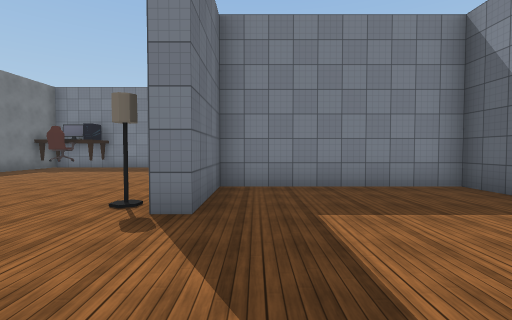
view 1 (above)

24 first-person views from a walk through a scene from a Unity 3-D project. The camera is 1.5 m above the floor, tilts 2° down and sees 85° across. The floor is counted in squares, 2 m on a side. Each view is taken from the middle of a square. On the plan, view 1 faces up. The plan holds only what a view shows up to about 10 squares ahead; the rest is blank. The place goes on beyond the plan. The player is left out. Some animated figures are not drawn. Some surface patterns are stand-ins.

view 2
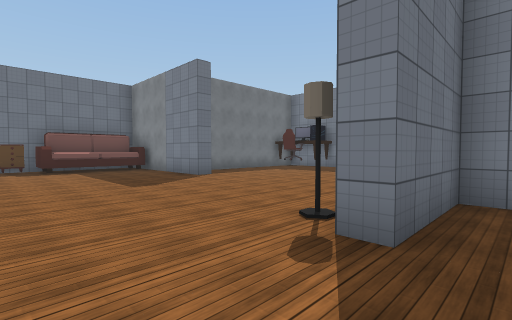

view 3
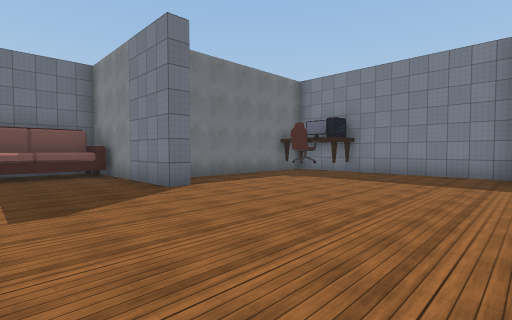

view 4
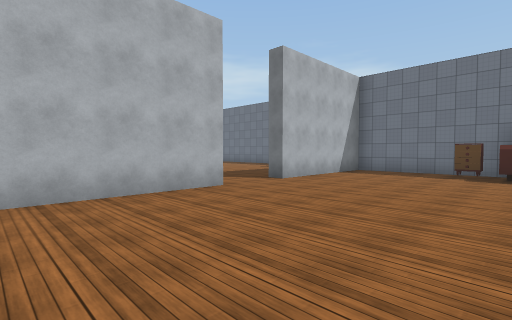

view 5
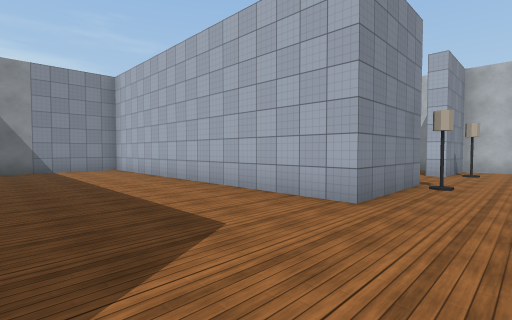

view 6
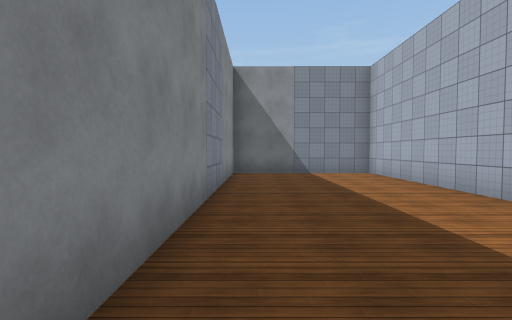

view 7
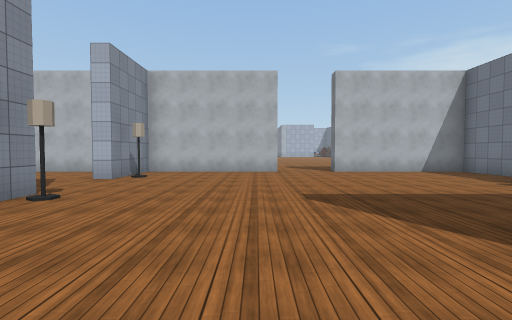

view 8
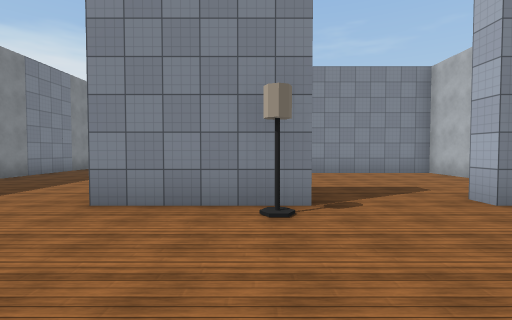

view 9
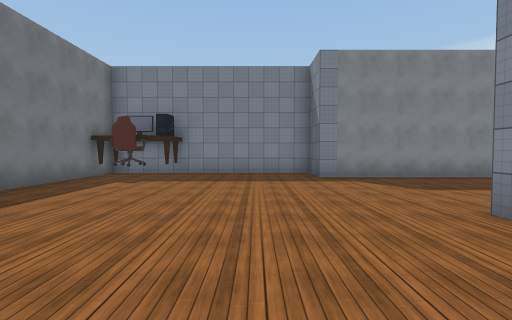

view 10
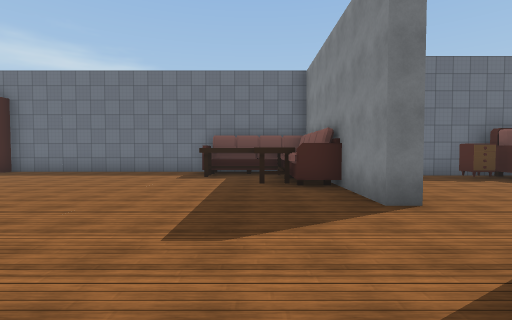

view 11
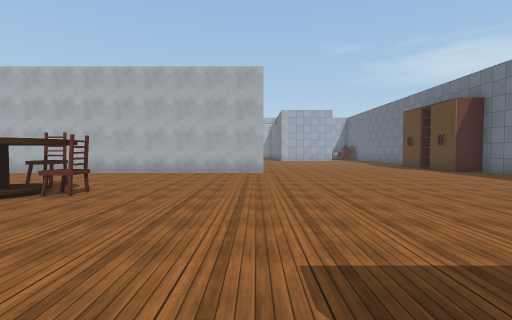

view 12
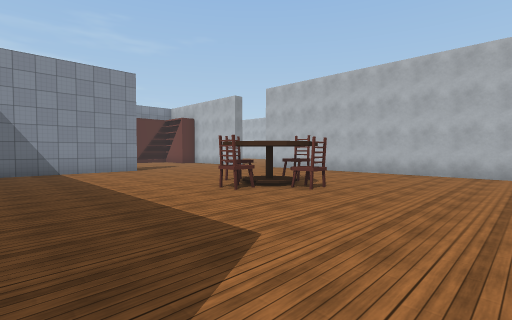

view 13
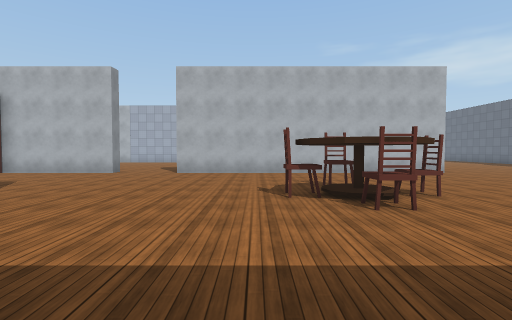

view 14
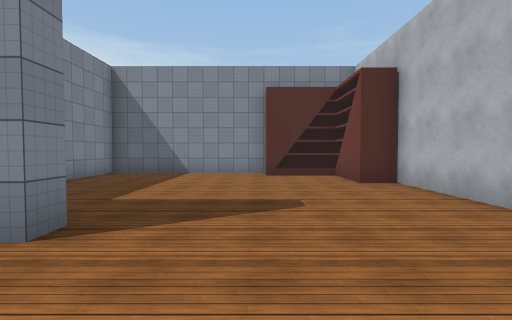

view 15
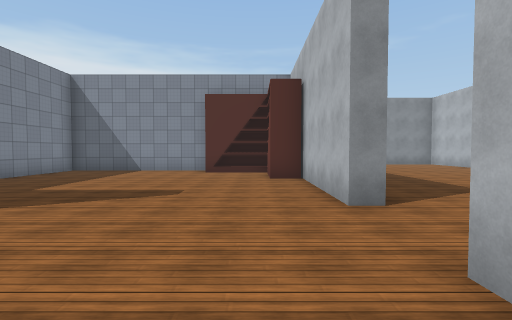

view 16
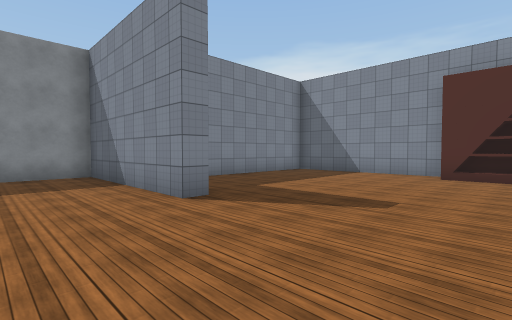

view 17
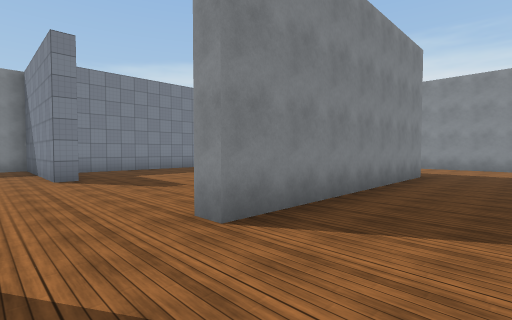

view 18
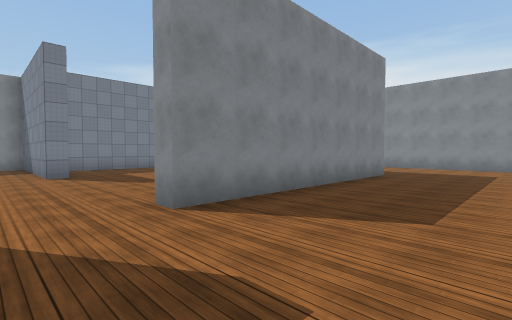

view 19
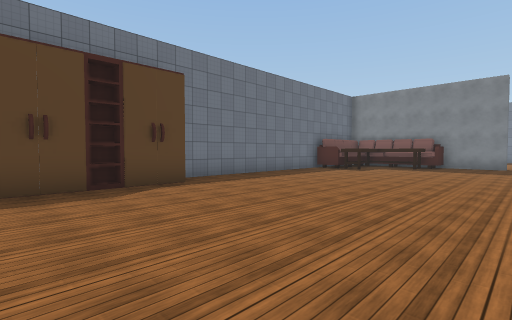

view 20
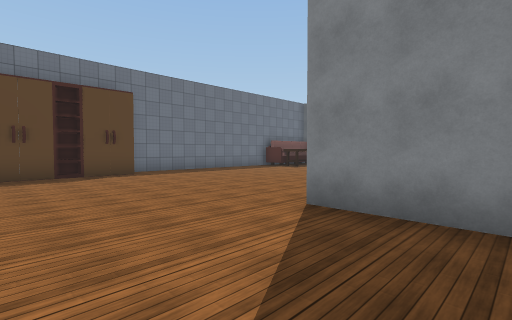

view 21
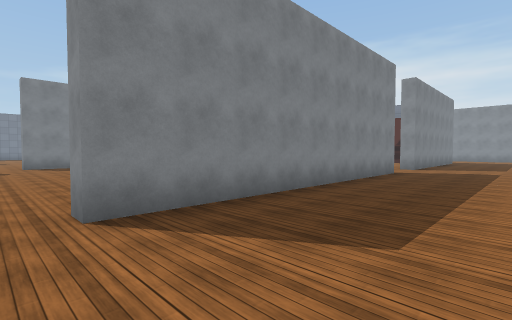

view 22
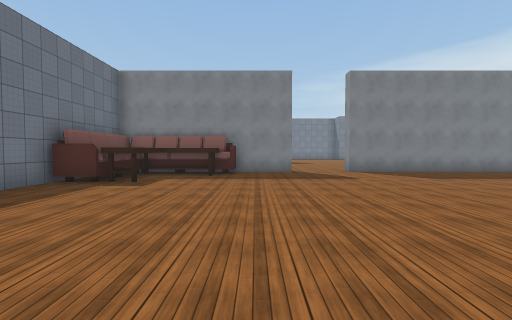

view 23
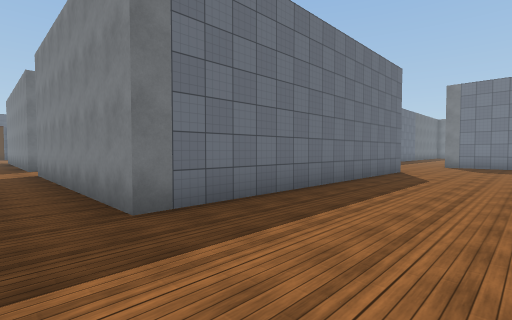

view 24
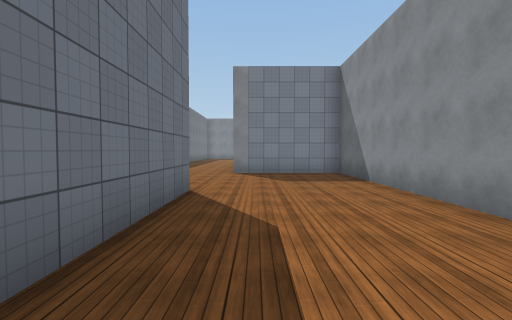

### Floor plan
Key: @ floor where view 1 was taken; # wall or solid block; . floor; L lamp; N nightstand; T table; C chair; B bookshelf; O other object.
Columns run from 14 left of view 1 to 16 right of it. Each row starts with its distance up from view 1.
 13         #####
 12      ##T....#
 11      #CC....###########
 10      #................#
  9      #................#
  8      #................#
  7      #................#
  6   #####......##########
  5   #O.........#....#
  4   #O........L#....
  3  ##O..............
  2  #.N..............#
  1  #................#      .#####
  0  #..........L#@...#      .....#
 -1  #...........#....#      .....#
 -2  ######..##########      .....#
 -3  OOOO.............#       ....#
 -4  OOO..............########....#
 -5 #OO...............#......#....#
 -6 #.................#......#....#
 -7 #...........CC....#......#....
 -8 #..........CCC...........#....
 -9 #...........C............#....
-10 #........................B....
-11 #........................B....
-12 #.......#########..####BB#....
-13 ##............................
-14  O............................#
-15  #............................#
-16  #..........................

Positions as (right, up) in squares from view 1, and headings:
1: (0, 0), facing up
2: (0, 1), facing up-left
3: (-2, 3), facing up-left
4: (-2, 3), facing down-left
5: (-3, 10), facing down-right
6: (-1, 10), facing right
7: (-5, 8), facing down
8: (-5, 4), facing right
9: (-4, 3), facing up
10: (-4, -4), facing left
11: (-6, -3), facing down
12: (-6, -3), facing down-right
13: (0, -3), facing down
14: (2, -9), facing right
15: (1, -11), facing right
16: (2, -11), facing up-right
17: (3, -15), facing up-right
18: (3, -16), facing up-right
19: (-7, -16), facing up-left
20: (-4, -16), facing up-left
21: (-7, -16), facing up-right
22: (-9, -12), facing up
23: (15, -14), facing up-left
24: (13, -9), facing up
